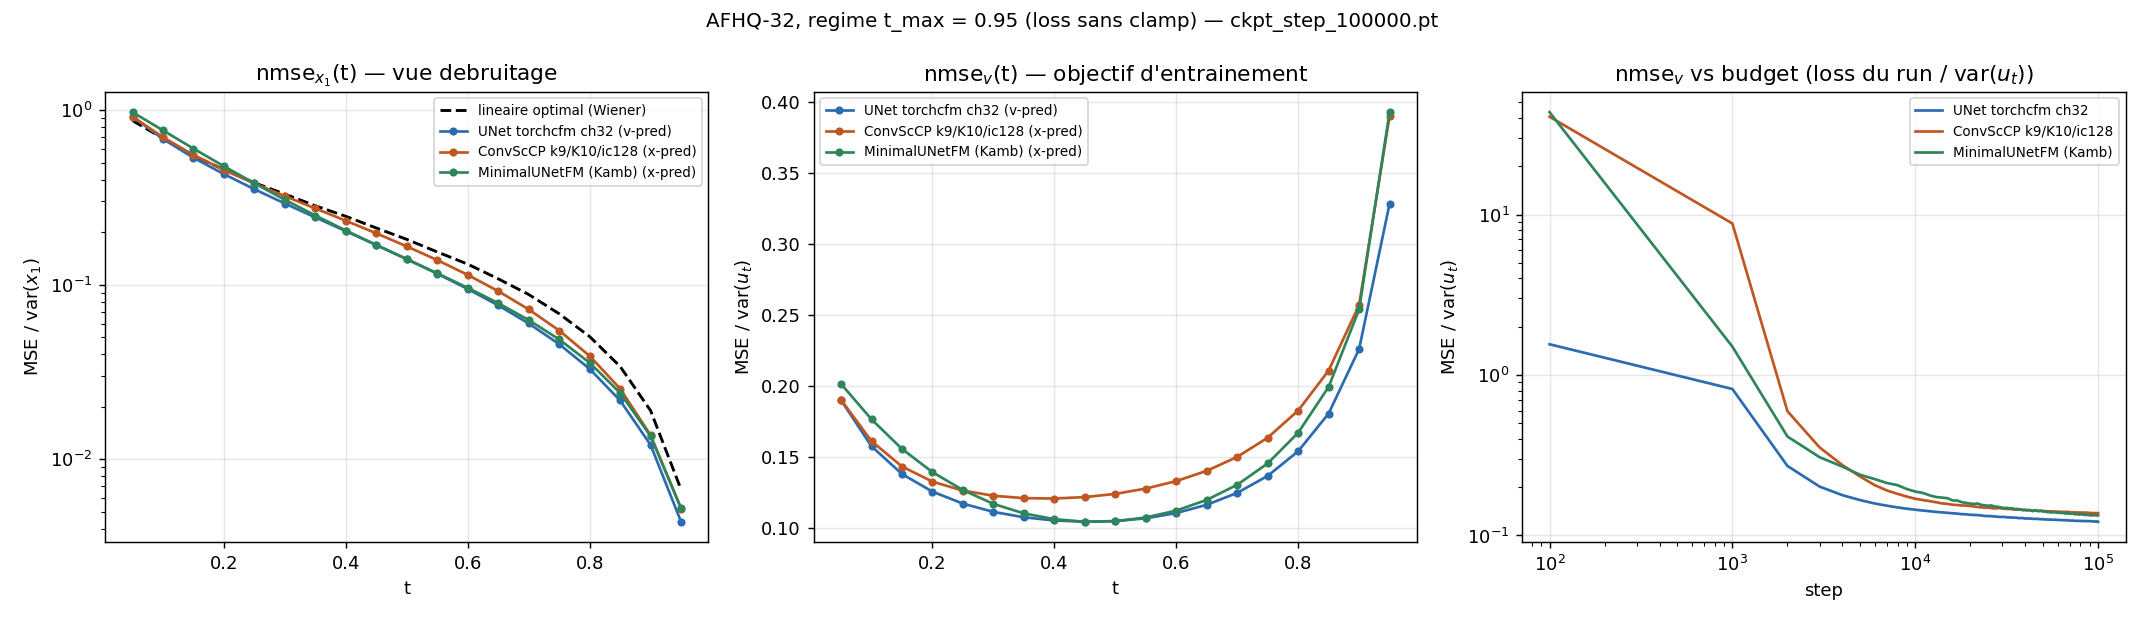

The Python source for this figure:
# -*- coding: utf-8 -*-
"""
nmse_curves_afhq32.py

Courbes de NMSE des runs AFHQ-32 sous le regime t_max (loss x-pred sans clamp),
dans la convention du projet :

    nmse(t) = mse(t) / mse du predicteur trivial       (cf. denoise_probe.py)
              nmse = 1 -> le modele n'apprend rien ; nmse -> 0 -> parfait.

Trois panneaux :
  1. nmse_x1(t) = MSE(x1_pred, x1) / var(x1)          <- vue DEBRUITAGE
     Predicteur trivial = la moyenne du dataset. Reference tracee : le debruiteur
     lineaire OPTIMAL (Wiener gaussien, cf. wiener_view.py), calcule en forme
     fermee depuis mu et C des images. Un modele au-dessus de cette courbe n'a
     rien appris qu'un modele lineaire ne sache deja faire.
  2. nmse_v(t) = MSE(v_pred, ut) / var(ut)            <- vue OBJECTIF D'ENTRAINEMENT
     C'est la loss reelle des runs, renormalisee. Predicteur trivial = la vitesse
     moyenne (constante), d'ou un denominateur constant var(ut) = var(x1) + 1.
  3. nmse_v vs STEP : les courbes d'apprentissage, lues dans les loss_log des
     checkpoints et divisees par le meme var(ut).

ATTENTION — les runs AFHQ s'entrainent sur la TOTALITE du cache (get_afhq_loader
ne fait pas de split). Les images d'evaluation ont donc ete vues a l'entrainement,
alors que la reference Wiener est ajustee sur le complementaire : la comparaison
avantage legerement les reseaux. C'est un plancher de reference, pas un test.

Sorties -> nmse_curves_afhq32.png / .txt

Usage
-----
    source ~/.venvs/unn/bin/activate
    python nmse_curves_afhq32.py --device cuda:0 --ckpt ckpt_step_100000.pt
"""

import argparse
import os
import time

import numpy as np
import torch
import matplotlib
matplotlib.use("Agg")
import matplotlib.pyplot as plt

from compute_fid_cifar10 import build_from_name

IMG_SIZE, CHANNELS = 32, 3
DIM = CHANNELS * IMG_SIZE * IMG_SIZE
N_VAL, SEED = 512, 0                       # meme split que wiener_view.py

RUNS = [
    ("UNet_torchcfm_ch32", "v-pred", "#2b6cb0"),
    ("ConvScCP_UNN_rgb_k9_K10_ic128_L1_LFO", "x-pred", "#c05621"),
    ("MinimalUNetFM_kamb", "x-pred", "#2f855a"),
]
SHORT = {"UNet_torchcfm_ch32": "UNet torchcfm ch32",
         "ConvScCP_UNN_rgb_k9_K10_ic128_L1_LFO": "ConvScCP k9/K10/ic128",
         "MinimalUNetFM_kamb": "MinimalUNetFM (Kamb)"}


def wiener_nmse(xtr, xva, t_grid, var_va, seed=SEED + 1234):
    """Debruiteur lineaire optimal : E[x1|xt] sous un prior gaussien (mu, C) ajuste
    sur xtr. xt = (1-t) x0 + t x1 avec x0 ~ N(0, I), donc en base propre de C le
    gain vaut  t*lam / (t^2*lam + (1-t)^2)  (identique a wiener_view.py)."""
    mu = xtr.mean(dim=0, keepdim=True)
    xc = xtr - mu
    cov = xc.T @ xc / xc.shape[0]
    lam, U = torch.linalg.eigh(cov)
    lam = lam.clamp_min(0)
    gv = torch.Generator().manual_seed(seed)
    out = []
    for t in t_grid:
        x0 = torch.randn(xva.shape[0], xva.shape[1], generator=gv).double()
        xt = (1 - t) * x0 + t * xva
        gain = t * lam / (t ** 2 * lam + (1 - t) ** 2)
        pred = mu + ((xt - t * mu) @ U * gain) @ U.T
        out.append(float(((pred - xva) ** 2).mean()) / var_va)
    return out


def main():
    p = argparse.ArgumentParser()
    p.add_argument("--device", type=str, default="cuda:0")
    p.add_argument("--cache", type=str, default="./data/afhq_cat32_train.pt")
    p.add_argument("--results-dir", type=str, default="results_afhq32_tmax095")
    p.add_argument("--ckpt", type=str, default="ckpt_step_100000.pt")
    p.add_argument("--t-max", type=float, default=0.95)
    p.add_argument("--seed", type=int, default=SEED)
    args = p.parse_args()

    device = torch.device(args.device)
    torch.manual_seed(args.seed)
    t_grid = [round(0.05 * i, 2) for i in range(1, 20)]          # 0.05 .. 0.95
    t_grid = [t for t in t_grid if t <= args.t_max + 1e-9]

    d = torch.load(args.cache, map_location="cpu", weights_only=False)
    x = d["data"].float().div_(127.5).sub_(1.0)
    g = torch.Generator().manual_seed(args.seed)
    x = x[torch.randperm(x.shape[0], generator=g)]
    flat = x.reshape(x.shape[0], -1).double()
    xva, xtr = flat[:N_VAL], flat[N_VAL:]
    var_x1 = float(((xva - xva.mean(dim=0, keepdim=True)) ** 2).mean())
    print(f"AFHQ : {flat.shape[0]} images | eval sur {N_VAL} | var(x1) = {var_x1:.4f}",
          flush=True)

    t0 = time.perf_counter()
    print("reference lineaire (Wiener)...", flush=True)
    wien = wiener_nmse(xtr, xva, t_grid, var_x1)

    # bruit FIXE, partage par tous les modeles et par la reference
    gv = torch.Generator().manual_seed(args.seed + 1234)
    x0_va = torch.randn(N_VAL, DIM, generator=gv).double()
    var_ut = float(((x0_va - xva) ** 2).mean())          # var du predicteur trivial en v
    print(f"var(ut) = {var_ut:.4f}   (temps ref : {time.perf_counter()-t0:.0f}s)",
          flush=True)

    x1 = xva.float().to(device)
    x0 = x0_va.float().to(device)
    ut = x1 - x0

    curves, learn = {}, {}
    for name, kind, _ in RUNS:
        path = os.path.join(args.results_dir, name, args.ckpt)
        if not os.path.exists(path):
            print(f"  [skip] {path} absent", flush=True); continue
        ck = torch.load(path, map_location="cpu", weights_only=False)
        model, is_unet = build_from_name(ck["name"], device)
        model.load_state_dict(ck["ema_model"], strict=True)   # poids EMA = ceux qui comptent
        model.t_max = ck.get("t_max")
        model.eval() if is_unet else model.train()   # x-pred : .train() -> x1_pred brut
        nx, nv = [], []
        with torch.no_grad():
            for tv in t_grid:
                t = torch.full((N_VAL, 1), tv, device=device)
                xt = (1 - t) * x0 + t * x1
                if is_unet:
                    v = model(t.view(-1), xt.view(-1, CHANNELS, IMG_SIZE, IMG_SIZE))
                    v = v.reshape(N_VAL, -1)
                    x1p = xt + (1 - t) * v
                else:
                    x1p = model(torch.cat([xt, t], dim=-1))
                    v = (x1p - xt) / (1 - t)
                nx.append(float(((x1p - x1) ** 2).mean()) / var_x1)
                nv.append(float(((v - ut) ** 2).mean()) / var_ut)
        curves[name] = (nx, nv)
        ll = dict(ck["loss_log"])
        learn[name] = ([s for s in sorted(ll)], [ll[s] / var_ut for s in sorted(ll)])
        print(f"  {SHORT[name]:<24} step {ck['step']:>7,} | nmse_x1 moy "
              f"{np.mean(nx):.4f} | nmse_v moy {np.mean(nv):.4f}", flush=True)

    # ------------------------------------------------------------------ texte
    L = ["=" * 82,
         f"NMSE — {args.results_dir} / {args.ckpt} — eval sur {N_VAL} images, "
         f"bruit fixe (seed {args.seed})", "=" * 82, "",
         f"predicteur trivial x1 : moyenne du dataset,  var(x1) = {var_x1:.4f}",
         f"predicteur trivial v  : vitesse moyenne,     var(ut) = {var_ut:.4f}", "",
         "1. nmse_x1(t) = MSE(x1_pred, x1) / var(x1)   [vue debruitage]", "-" * 82,
         f"{'t':>6}{'lineaire opt.':>16}" + "".join(f"{SHORT[n][:20]:>22}" for n, _, _ in RUNS if n in curves)]
    for i, tv in enumerate(t_grid):
        L.append(f"{tv:>6.2f}{wien[i]:>16.4f}" +
                 "".join(f"{curves[n][0][i]:>22.4f}" for n, _, _ in RUNS if n in curves))
    L += ["", "2. nmse_v(t) = MSE(v_pred, ut) / var(ut)   [objectif d'entrainement]",
          "-" * 82,
          f"{'t':>6}{'':>16}" + "".join(f"{SHORT[n][:20]:>22}" for n, _, _ in RUNS if n in curves)]
    for i, tv in enumerate(t_grid):
        L.append(f"{tv:>6.2f}{'':>16}" +
                 "".join(f"{curves[n][1][i]:>22.4f}" for n, _, _ in RUNS if n in curves))
    L += ["", f"moyenne sur la grille t = {t_grid[0]}..{t_grid[-1]}", "-" * 82,
          f"{'modele':<26}{'nmse_x1':>10}{'nmse_v':>10}{'vs lineaire (x1)':>20}"]
    wm = float(np.mean(wien))
    L.append(f"{'lineaire optimal (Wiener)':<26}{wm:>10.4f}{'-':>10}{'-':>20}")
    for n, _, _ in RUNS:
        if n not in curves:
            continue
        mx, mv = float(np.mean(curves[n][0])), float(np.mean(curves[n][1]))
        L.append(f"{SHORT[n]:<26}{mx:>10.4f}{mv:>10.4f}{100*(mx/wm-1):>19.1f}%")
    L += ["", "ATTENTION : les runs AFHQ s'entrainent sur TOUT le cache, donc ces 512",
          "images ont ete vues a l'entrainement (la reference Wiener, elle, est ajustee",
          "sur le complementaire). Plancher de reference, pas test de generalisation."]
    txt = "\n".join(L)
    print("\n" + txt, flush=True)
    open("nmse_curves_afhq32.txt", "w").write(txt + "\n")

    # ------------------------------------------------------------------ figure
    fig, ax = plt.subplots(1, 3, figsize=(16.5, 4.8))
    ax[0].plot(t_grid, wien, "k--", lw=1.6, label="lineaire optimal (Wiener)")
    for n, kind, col in RUNS:
        if n not in curves:
            continue
        ax[0].plot(t_grid, curves[n][0], "-o", ms=3.5, color=col,
                   label=f"{SHORT[n]} ({kind})")
        ax[1].plot(t_grid, curves[n][1], "-o", ms=3.5, color=col,
                   label=f"{SHORT[n]} ({kind})")
        st, va = learn[n]
        ax[2].plot(st, va, "-", color=col, label=SHORT[n])
    ax[0].set_title("nmse$_{x_1}$(t) — vue debruitage")
    ax[0].set_xlabel("t"); ax[0].set_ylabel("MSE / var($x_1$)"); ax[0].set_yscale("log")
    ax[1].set_title("nmse$_v$(t) — objectif d'entrainement")
    ax[1].set_xlabel("t"); ax[1].set_ylabel("MSE / var($u_t$)")
    ax[2].set_title("nmse$_v$ vs budget (loss du run / var($u_t$))")
    ax[2].set_xlabel("step"); ax[2].set_ylabel("MSE / var($u_t$)")
    ax[2].set_yscale("log"); ax[2].set_xscale("log")
    for a in ax:
        a.grid(alpha=0.3); a.legend(fontsize=7.5)
    fig.suptitle(f"AFHQ-32, regime t_max = {args.t_max:g} (loss sans clamp) — "
                 f"{args.ckpt}", fontsize=11)
    fig.tight_layout()
    fig.savefig("nmse_curves_afhq32.png", dpi=130)
    print(f"\n-> nmse_curves_afhq32.png / .txt   ({time.perf_counter()-t0:.0f}s)",
          flush=True)


if __name__ == "__main__":
    main()
